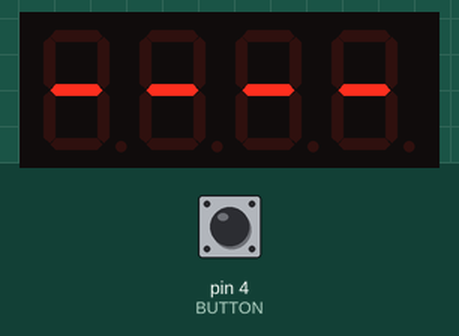
This sketch was run on a simulated Arduino Uno, built with avr-gcc and run on an emulated ATmega328P. Parts: 4-digit seven-segment display. Inputs (shaded band) come from the test bench; at power-on: pin 4 (BUTTON) HIGH.

Above: at 1.2 s.
1.3 s: pin 4 (BUTTON) pulled LOW for 0.15 s
At 2.0 s:
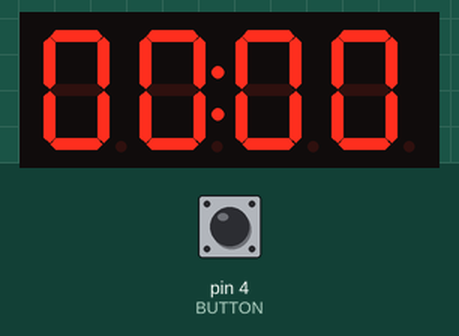
Timing chart, 0 to 4.3 s (numbered marks = the images above; inputs shaded):
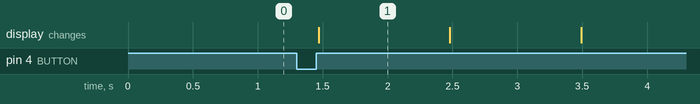

The sketch:

CoffeeTimer.ino
```cpp
#include <TM1637Display.h>

#define CLK 2 //7-seg pin
#define DIO 3 //7-seg pin
#define BUTTON 4

TM1637Display display(CLK, DIO);
long startTime = millis();
bool isReset = true; //tracks whether or not it's waiting for reset button to be pushed

bool blinkState = false; //false = off, true = on, used when an element is blinking
int blinktime = 1000; //number of ms between blinks

uint8_t data[] = {SEG_G, SEG_G, SEG_G, SEG_G};

void setup() {
  //Setup button, pulled down
  pinMode(BUTTON, INPUT);
  digitalWrite(BUTTON, HIGH); //set pullup

  // Zero out display with dashes until button is pushed
  display.setBrightness(0x0f);

  display.setSegments(data);
}

void loop() {
  //Calculate times, and "blink status"
  long elapsedTime = millis() - startTime;
  long elapsedSeconds = floor(elapsedTime / 1000);
  long minutes = (elapsedSeconds / 60) % 60;
  long hours = floor(elapsedSeconds/ 3600);

  //blink status: divide passed time by blink time, see if it is even or odd
  //even: on
  //odd: off
  if (int(floor(elapsedTime / blinktime)) % 2 == 0)
  {
    blinkState = true;
  }
  else
  {
    blinkState = false;
  }

  //check to see if reset happened
  if (isReset)
  {
    //Check for button push, else blink every half second
    if (digitalRead(BUTTON) == LOW) //button pushed
    {
      isReset = false;
      startTime = millis(); //reset timer
    }
  }


  else if ((elapsedSeconds/60) >= 6000) //overtime
  {
    //Check for reset
    if (digitalRead(BUTTON) == LOW) //button pushed
    {
      startTime = millis(); //reset timer
    }

    //write 99:99 and blink
    if (blinkState)
    {
      display.showNumberDecEx(9999, 0xff);
    }
    else
    {
      display.clear();
    }
  }

  else //normal operation
  {
    //check for reset
    if (digitalRead(BUTTON) == LOW) //button pushed
    {
      startTime = millis(); //reset timer
    }

    else
    {
    //Display the number, and have the colon on if blinkstate is true

    //Hours are in data 0 and 1
    data[0] = display.encodeDigit((hours/10) % 10);
    data[1] = display.encodeDigit(hours % 10);


    //Minutes are in data 2 and 3
    data[2] = display.encodeDigit((minutes/10)%10);
    data[3] = display.encodeDigit(minutes % 10);


    if (blinkState)
    {
      data[1] = data[1] + 0x80;
    }

    display.setSegments(data); //write
    }
  }

}
```

Measured:
- after the input at 1.3 s, the display: changes after 0.17 s (image 1)
